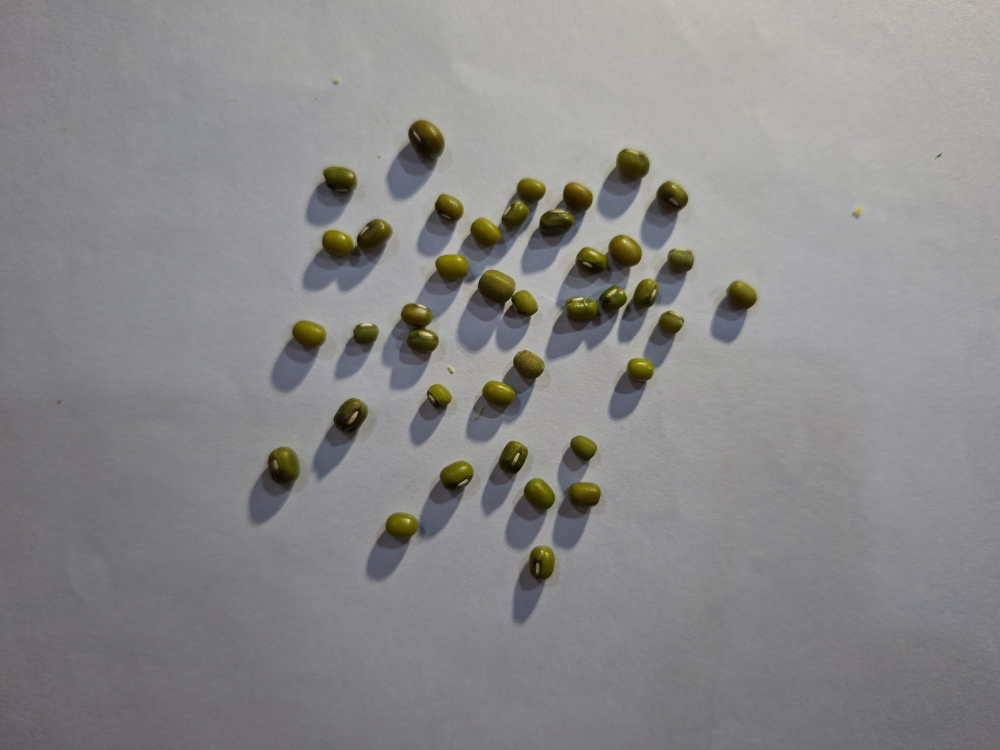
#> input picture dataset/cahaya/cahaya_01.jpg, 4000 x 3000 px (shown at 1/4 size)
$ python -i pipeline.py   (imports and definitions only)
#> lines starting #> are read from the running program, lines starting #| are printed output that depends on the picture; after the words box and inside, x2 and y2 are one past the last pixel; in counts of white or black regions, pixels touching at a corner belong together
"""Pipeline penghitung butir kacang hijau (Tema 7).

Fungsi-fungsi di modul ini adalah versi yang dipakai ulang oleh aplikasi
Streamlit. Logikanya sama dengan notebook UTS_Kelompok07.ipynb:

    resize -> grayscale -> normalisasi cahaya -> median blur -> Otsu
    -> morfologi -> kontur -> minAreaRect -> klasifikasi luas.

Tidak ada model deep learning. Klasifikasi utuh/patah memakai ambang luas
yang dikalibrasi dari kondisi foto ideal:

    ambang = 0.65 x median luas butir pada 11 foto ideal
           = 0.65 x 407.5 px^2
           = 264.875 px^2
"""

from __future__ import annotations

import time
from pathlib import Path

import cv2
import numpy as np

IMG_EXTS = {".jpg", ".jpeg", ".png", ".bmp", ".webp"}

# Nilai kalibrasi dari notebook (sel "Kalibrasi ambang klasifikasi").
AREA_REFERENCE = 407.5
CALIB_FACTOR = 0.65
DEFAULT_THRESHOLD = CALIB_FACTOR * AREA_REFERENCE

PARAMS = {
    "resize_max": 1000,          # sisi terpanjang citra (aturan: 800-1200 px)
    "illum_norm": True,          # normalisasi pencahayaan sebelum threshold
    "illum_sigma": 25,           # sigma blur besar untuk normalisasi cahaya
    "blur_method": "median",     # "median" | "gaussian" | "none"
    "ksize": 5,                  # ukuran kernel blur (harus ganjil)
    "threshold_method": "otsu",  # "otsu" | "adaptive"
    "adaptive_block": 51,        # blockSize adaptive (ganjil, > 1)
    "adaptive_C": 7,             # konstanta C adaptive threshold
    "invert": "auto",            # "auto" | True | False
    "jenis_butir": "kacang ijo", # dipakai fallback auto_invert, sama seperti notebook
    "min_area": 40,              # luas minimum kontur (px^2) setelah resize
    "max_area_ratio": 0.10,      # kontur > 10% luas citra diabaikan
    "classify_by": "area",       # "area" | "length" (pemisahan utuh/patah)
    "calib_factor": CALIB_FACTOR,
    "area_reference": AREA_REFERENCE,
    "split_min_ratio": None,     # pengaman k-means bila tanpa kalibrasi
    "min_cluster_frac": 0.08,    # tiap klaster minimal 8% objek
    "manual_threshold": DEFAULT_THRESHOLD,
}


# [11 lines left out: function imread_unicode, not called in this run]


def resize_longest(img: np.ndarray, target: int = 1000) -> np.ndarray:
    """Perkecil citra agar sisi terpanjang <= target (tidak memperbesar)."""
    h, w = img.shape[:2]
    scale = float(target) / float(max(h, w))
    if scale < 1.0:
        img = cv2.resize(
            img,
            (int(round(w * scale)), int(round(h * scale))),
            interpolation=cv2.INTER_AREA,
        )
    return img


def apply_blur(gray: np.ndarray, method: str = "median", ksize: int = 5) -> np.ndarray:
    """Blur untuk menekan noise sebelum thresholding."""
    k = int(ksize)
    if k % 2 == 0:
        k += 1
    if method == "median":
        return cv2.medianBlur(gray, k)
    if method == "gaussian":
        return cv2.GaussianBlur(gray, (k, k), 0)
    if method == "none":
        return gray.copy()
    raise ValueError(f"blur_method tidak dikenal: {method}")


def apply_illum_norm(gray: np.ndarray, sigma: float = 25, target: int = 180) -> np.ndarray:
    """Normalisasi pencahayaan (flat-field).

    Citra dibagi dengan versi blur besar sehingga gradien cahaya/bayangan
    yang landai ikut terhapus dan Otsu tetap dapat memisahkan butir dari
    latar walau cahaya tidak merata.
    """
    bg = cv2.GaussianBlur(gray.astype(np.float32), (0, 0), sigmaX=float(sigma))
    bg = np.maximum(bg, 1.0)
    norm = gray.astype(np.float32) / bg
    norm = np.clip(norm * float(target), 0, 255).astype(np.uint8)
    return norm


def auto_invert(mask: np.ndarray, jenis_butir: str = "kacang ijo") -> bool:
    """True jika kelas putih pada mask justru latar.

    Butir selalu minoritas piksel, jadi jika kelas putih menutupi > 55%
    citra, putih adalah latar dan mask harus di-invert. Aturan tepi citra
    tidak dipakai karena vignetting pencahayaan HP membuat tepi citra gelap
    walau latar terang.
    """
    white_ratio = float((mask > 0).mean())
    if white_ratio >= 0.55:
        return True
    if white_ratio <= 0.45:
        return False
    return str(jenis_butir).lower() in (
        "kopi",
        "kacang",
        "kacang hijau",
        "kacang tanah",
    )


def segment(
    gray: np.ndarray,
    method: str = "otsu",
    adaptive_block: int = 51,
    adaptive_C: int = 7,
    invert: str | bool = "auto",
    morph: bool = True,
    jenis_butir: str = "kacang ijo",
) -> np.ndarray:
    """Segmentasi butir (foreground putih) menjadi mask biner 0/255."""
    if method == "otsu":
        _, mask = cv2.threshold(
            gray, 0, 255, cv2.THRESH_BINARY + cv2.THRESH_OTSU
        )
    elif method == "adaptive":
        block = int(adaptive_block)
        if block % 2 == 0:
            block += 1
        block = max(3, block)
        mask = cv2.adaptiveThreshold(
            gray,
            255,
            cv2.ADAPTIVE_THRESH_GAUSSIAN_C,
            cv2.THRESH_BINARY,
            block,
            float(adaptive_C),
        )
    else:
        raise ValueError(f"threshold_method tidak dikenal: {method}")

    if invert == "auto":
        if auto_invert(mask, jenis_butir):
            mask = cv2.bitwise_not(mask)
    elif bool(invert):
        mask = cv2.bitwise_not(mask)

    if morph:
        kernel = np.ones((3, 3), np.uint8)
        mask = cv2.morphologyEx(mask, cv2.MORPH_OPEN, kernel, iterations=1)
        mask = cv2.morphologyEx(mask, cv2.MORPH_CLOSE, kernel, iterations=1)
    return mask


def extract_objects(
    mask: np.ndarray,
    min_area: float = 40,
    max_area_ratio: float = 0.05,
) -> list[dict]:
    """Cari kontur butir dan hitung fiturnya.

    Fitur: luas (contourArea), panjang & lebar (minAreaRect), solidity.
    """
    contours, _ = cv2.findContours(
        mask, cv2.RETR_EXTERNAL, cv2.CHAIN_APPROX_SIMPLE
    )
    h, w = mask.shape[:2]
    max_area = max_area_ratio * h * w
    objects = []

    for contour in contours:
        area = float(cv2.contourArea(contour))
        if area < min_area or area > max_area:
            continue

        rect = cv2.minAreaRect(contour)          # ((cx, cy), (w, h), angle)
        rw, rh = rect[1]
        if rw <= 0 or rh <= 0:
            continue

        length = float(max(rw, rh))
        width = float(min(rw, rh))
        hull_area = float(cv2.contourArea(cv2.convexHull(contour)))
        solidity = area / hull_area if hull_area > 0 else 0.0
        x, y, bw, bh = cv2.boundingRect(contour)

        objects.append(
            {
                "contour": contour,
                "area": area,
                "length": length,
                "width": width,
                "aspect": length / max(width, 1e-6),
                "solidity": solidity,
                "rect": rect,
                "bbox": (x, y, bw, bh),
                "center": (int(rect[0][0]), int(rect[0][1])),
            }
        )

    return objects


# [17 lines left out: function _kmeans_1d, not called in this run]


def classify_objects(
    objects: list[dict],
    by: str = "area",
    manual_threshold: float | None = None,
    split_min_ratio: float | None = None,
    min_cluster_frac: float = 0.08,
) -> tuple[float | None, dict]:
    """Pisahkan butir utuh vs patah.

    Utama: jika manual_threshold diisi (hasil kalibrasi dari kondisi ideal),
    klasifikasi hanya membandingkan luas/panjang objek dengan ambang tetap.

    Fallback: bila tanpa kalibrasi, dipakai 2 klaster k-means pada log(luas)
    atau log(panjang); klaster bernilai lebih besar = butir utuh.
    """
    if not objects:
        return None, {"split": False, "reason": "tidak ada objek", "ratio": None}

    if by == "area":
        values = np.array([o["area"] for o in objects], dtype=np.float64)
        auto_ratio = 1.6
    elif by == "length":
        values = np.array([o["length"] for o in objects], dtype=np.float64)
        auto_ratio = 1.25
    else:
        raise ValueError("classify_by harus 'area' atau 'length'")

    if manual_threshold is not None:
        threshold = float(manual_threshold)
        for obj, value in zip(objects, values):
            obj["whole"] = bool(value >= threshold)
        return threshold, {
            "split": True,
            "reason": "ambang kalibrasi",
            "ratio": None,
        }

    if len(values) < 4 or np.isclose(values.min(), values.max()):
        for obj in objects:
            obj["whole"] = True
        return None, {
            "split": False,
            "reason": "objek terlalu sedikit/seragam",
            "ratio": None,
        }

    logv = np.log1p(values)
    centers, labels = _kmeans_1d(logv)
    low = float(min(centers))
    high = float(max(centers))
    ratio = float(np.expm1(high) / max(np.expm1(low), 1e-6))
    frac_low = float(np.mean(labels == int(np.argmin(centers))))
    min_ratio = float(split_min_ratio) if split_min_ratio is not None else auto_ratio

    if ratio < min_ratio or not (min_cluster_frac <= frac_low <= 1 - min_cluster_frac):
        for obj in objects:
            obj["whole"] = True
        return None, {
            "split": False,
            "reason": f"rasio {ratio:.2f} < {min_ratio:.2f} / klaster tidak seimbang",
            "ratio": ratio,
        }

    threshold = float(np.expm1((low + high) / 2.0))
    for obj, value in zip(objects, values):
        obj["whole"] = bool(value >= threshold)
    return threshold, {
        "split": True,
        "reason": "k-means 2 klaster",
        "ratio": ratio,
    }


def draw_results(
    img: np.ndarray,
    objects: list[dict],
    threshold: float | None = None,
    by: str = "area",
) -> np.ndarray:
    """Gambar kotak minAreaRect + ringkasan jumlah pada citra."""
    out = img.copy()
    n_whole = sum(1 for obj in objects if obj["whole"])
    n_broken = len(objects) - n_whole

    for obj in objects:
        color = (60, 200, 60) if obj["whole"] else (40, 40, 220)  # BGR
        box = cv2.boxPoints(obj["rect"])
        cv2.drawContours(out, [np.round(box).astype(np.int32)], 0, color, 2)
        cv2.circle(out, obj["center"], 2, color, -1)

    text = f"Total: {len(objects)} | Utuh: {n_whole} | Patah: {n_broken}"
    cv2.putText(
        out,
        text,
        (12, 34),
        cv2.FONT_HERSHEY_SIMPLEX,
        0.9,
        (255, 255, 255),
        4,
        cv2.LINE_AA,
    )
    cv2.putText(
        out,
        text,
        (12, 34),
        cv2.FONT_HERSHEY_SIMPLEX,
        0.9,
        (20, 20, 20),
        1,
        cv2.LINE_AA,
    )

    if threshold is not None:
        label = f"ambang {by}: {threshold:.1f}"
        y = out.shape[0] - 14
        cv2.putText(
            out,
            label,
            (12, y),
            cv2.FONT_HERSHEY_SIMPLEX,
            0.55,
            (255, 255, 255),
            3,
            cv2.LINE_AA,
        )
        cv2.putText(
            out,
            label,
            (12, y),
            cv2.FONT_HERSHEY_SIMPLEX,
            0.55,
            (20, 20, 20),
            1,
            cv2.LINE_AA,
        )
    return out


def run_pipeline_image(
    image: np.ndarray,
    params: dict | None = None,
    verbose: bool = False,
    name: str = "gambar",
) -> dict:
    """Jalankan seluruh pipeline pada array citra BGR."""
    if image is None or getattr(image, "size", 0) == 0:
        raise ValueError("Citra kosong atau tidak terbaca.")

    if image.ndim == 2:
        image = cv2.cvtColor(image, cv2.COLOR_GRAY2BGR)
    elif image.ndim == 3 and image.shape[2] == 4:
        image = cv2.cvtColor(image, cv2.COLOR_BGRA2BGR)

    p = dict(PARAMS)
    if params:
        p.update(params)

    t0 = time.perf_counter()
    original_shape = image.shape[:2]
    working = resize_longest(image.copy(), p["resize_max"])
    gray = cv2.cvtColor(working, cv2.COLOR_BGR2GRAY)
    norm = (
        apply_illum_norm(gray, p["illum_sigma"])
        if p.get("illum_norm", True)
        else gray
    )
    blur = apply_blur(norm, p["blur_method"], p["ksize"])
    mask = segment(
        blur,
        p["threshold_method"],
        p["adaptive_block"],
        p["adaptive_C"],
        p["invert"],
        jenis_butir=p.get("jenis_butir", "kacang ijo"),
    )
    objects = extract_objects(mask, p["min_area"], p["max_area_ratio"])
    threshold, info = classify_objects(
        objects,
        p["classify_by"],
        p["manual_threshold"],
        p["split_min_ratio"],
        p["min_cluster_frac"],
    )
    annotated = draw_results(working, objects, threshold, p["classify_by"])
    elapsed_ms = (time.perf_counter() - t0) * 1000.0
    n_whole = sum(1 for obj in objects if obj["whole"])

    if verbose:
        print(
            f"{name}: total={len(objects)}, utuh={n_whole}, "
            f"patah={len(objects) - n_whole}, waktu={elapsed_ms:.1f} ms"
        )

    return {
        "file": name,
        "path": None,
        "image": working,
        "gray": gray,
        "norm": norm,
        "blur": blur,
        "mask": mask,
        "objects": objects,
        "annotated": annotated,
        "threshold": threshold,
        "info": info,
        "total": len(objects),
        "whole": n_whole,
        "broken": len(objects) - n_whole,
        "elapsed_ms": elapsed_ms,
        "original_shape": original_shape,
        "processed_shape": working.shape[:2],
        "params": p,
    }


# [18 lines left out: function run_pipeline, not called in this run]

>>> import cv2
>>> picture = cv2.imread('dataset/cahaya/cahaya_01.jpg')
#> picture is the input picture: shape (3000, 4000, 3); mean B, G, R 137.3, 137.3, 138.1
>>> result = run_pipeline_image(picture)
#> in apply_illum_norm, `bg = cv2.GaussianBlur(gray.astype(np.float32), (0, 0), sigmaX=float(si..`:
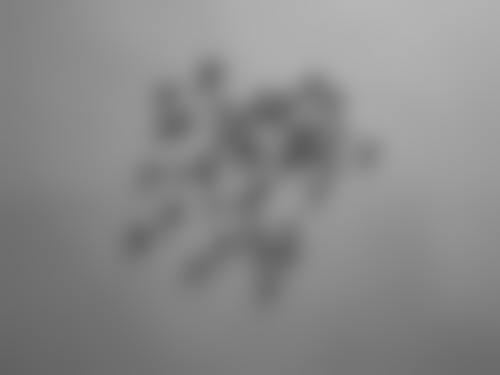
#> bg: shape (750, 1000) float32 (shown at 1/2 size); min 92.21, max 182.8, mean 137.5
#> in apply_illum_norm, `norm = gray.astype(np.float32) / bg`:
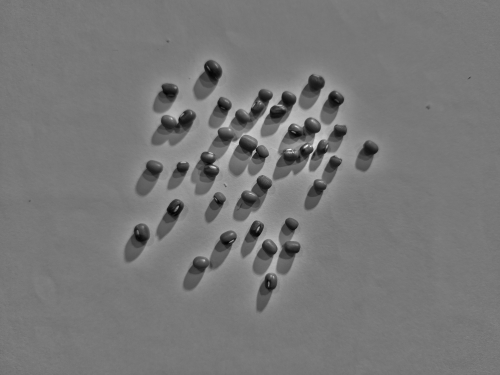
#> norm: shape (750, 1000) float32 (shown at 1/2 size); min 0.0433, max 2.07, mean 0.997; drawn with min black and max white
#> in apply_illum_norm, `norm = np.clip(norm * float(target), 0, 255).astype(np.uint8)`:
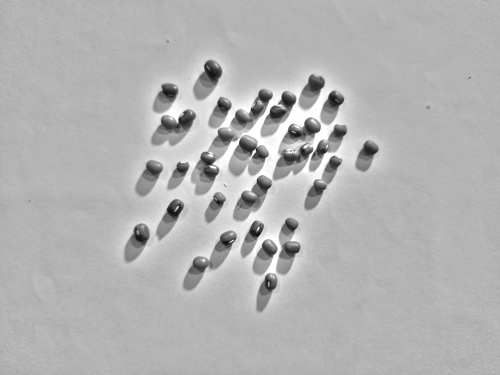
#> norm: shape (750, 1000) (shown at 1/2 size); min 7, max 255, mean 178.9
#> in segment, `_, mask = cv2.threshold( gray, 0, 255, cv2.THRESH_BINARY + cv2.THRESH_..`:
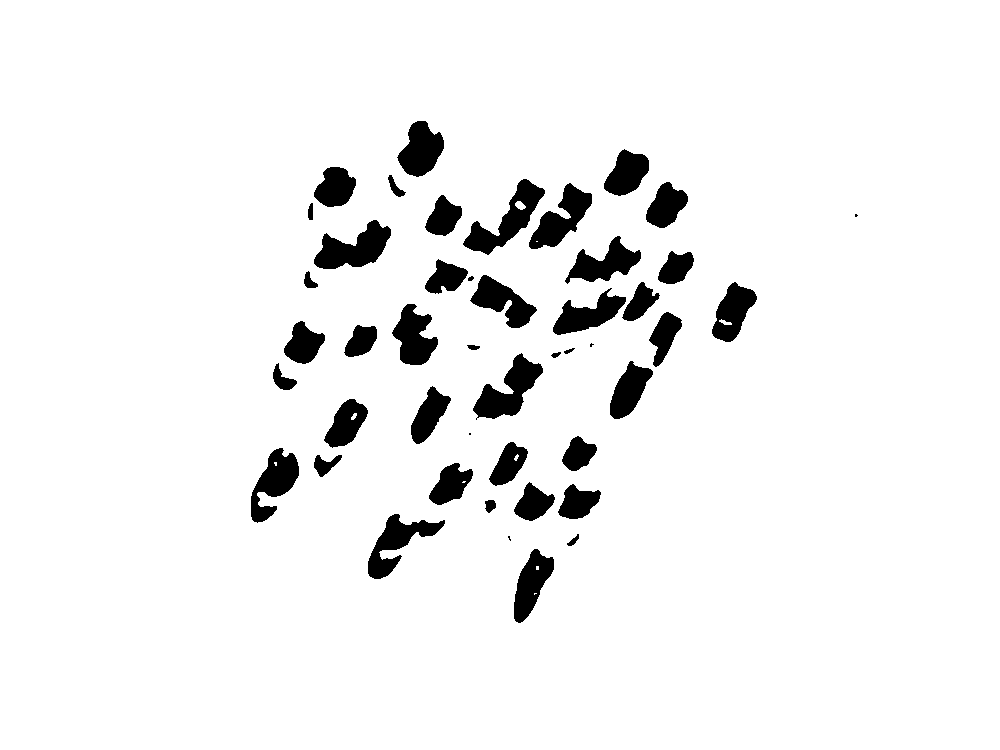
#> mask: shape (750, 1000); 94.3% white; 46 black regions (4 under 20 px), largest, box (x1, y1, x2, y2) and area: (463, 179, 545, 255) 2110, (314, 220, 391, 269) 2077, (473, 353, 543, 420) 2071
#> in auto_invert, `white_ratio = float((mask > 0).mean())`: white_ratio = 0.943
#> in extract_objects, `contours, _ = cv2.findContours( mask, cv2.RETR_EXTERNAL, cv2.CHAIN_APP..`: contours = 41 contours, 1 with area under 20; largest, box (x1, y1, x2, y2) and area: (464, 179, 545, 254) 2054, (314, 220, 391, 269) 1972, (473, 354, 543, 419) 1959, (529, 184, 592, 249) 1755, (368, 514, 445, 579) 1709
#> the loop in extract_objects, `for contour in contours:` made 41 passes
#> (area, rect, rw, rh, length, width, hull_area, solidity) on passes 1 to 4: (1525, ((528.5, 586.1), (73.46, 27.55), -62.1), 73.46, 27.55, 73.46, 27.55, 1651.5, 0.923), (41.5, ((573.3, 540.8), (13.44, 4.24), -45), 13.44, 4.24, 13.44, 4.24, 44.5, 0.933), (1709, ((397.5, 537.7), (92.02, 42.49), -41.1), 92.02, 42.49, 92.02, 42.49, 2589.5, 0.66), (85.5, ((490, 505.5), (11, 10), -90), 11, 10, 11, 10, 91.5, 0.934)
#> after the loop in extract_objects, `for contour in contours:`: objects = 38 items
#> in classify_objects, `values = np.array([o["area"] for o in objects], dtype=np.float64)`: values = 38 values, max 2054 at index 33, min 41.5 at index 1, mean 1055.8
#> the loop in classify_objects, `for obj, value in zip(objects, values):` made 38 passes
#> value on passes 1 to 8: 1525, 41.5, 1709, 85.5, 880.5, 868.5, 1018, 273
#> in run_pipeline_image, `threshold, info = classify_objects( objects, p["classify_by"], p["manu..`: threshold = 264.9; info = 3 items
#> in draw_results, `n_whole = sum(1 for obj in objects if obj["whole"])`: n_whole = 32
#> in draw_results, `n_broken = len(objects) - n_whole`: n_broken = 6
#> the loop in draw_results, `for obj in objects:` made 38 passes
#> color on passes 1, 3, 5, 6, 10, 12, 15, 18: (60, 200, 60), (60, 200, 60), (60, 200, 60), (60, 200, 60), (60, 200, 60), (60, 200, 60), (60, 200, 60), (60, 200, 60)
#> after the loop in draw_results, `for obj in objects:`:
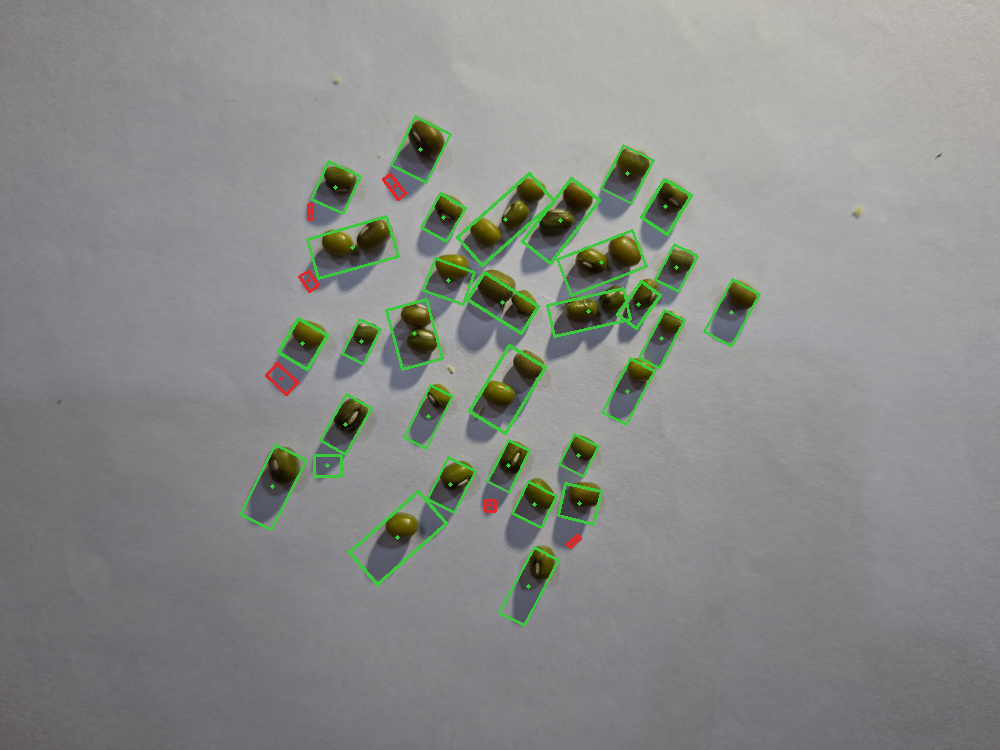
#> out: shape (750, 1000, 3); mean of channels 0, 1, 2 136.1, 138.9, 136.9; drawn as B, G, R
#> in draw_results, `text = f"Total: {len(objects)} | Utuh: {n_whole} | Patah: {n_broken}"`: text = 'Total: 38 | Utuh: 32 | Patah: 6'
#> in draw_results, `label = f"ambang {by}: {threshold:.1f}"`: label = 'ambang area: 264.9'
#> in draw_results, `cv2.putText( out, label, (12, y), cv2.FONT_HERSHEY_SIMPLEX, 0.55, (20,..`:
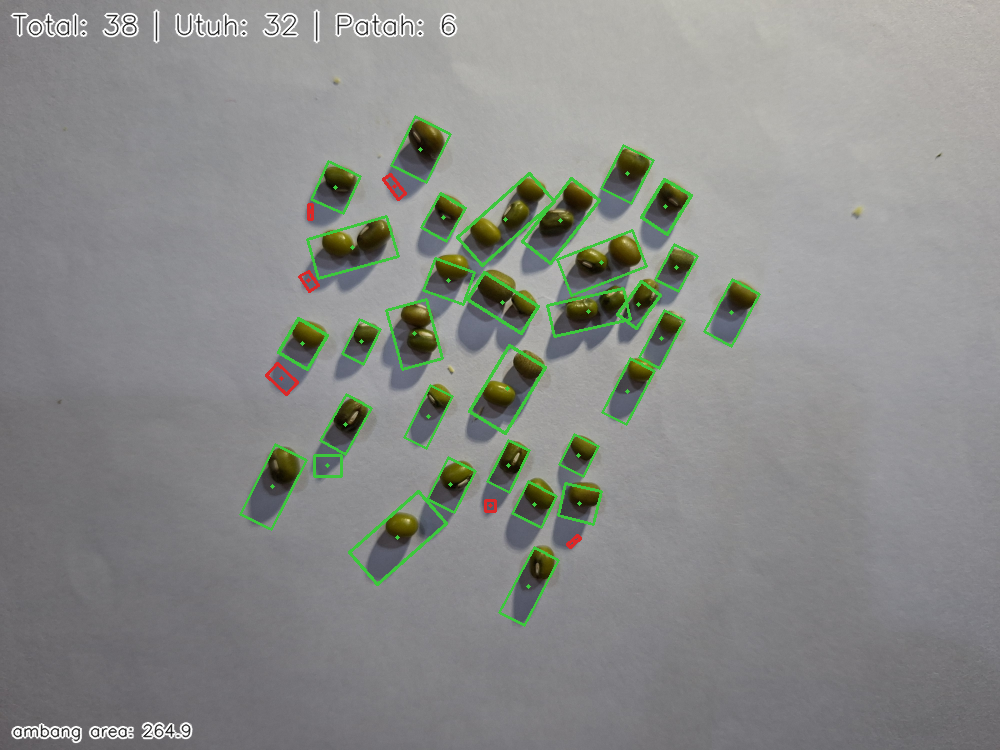
#> out: shape (750, 1000, 3); mean of channels 0, 1, 2 136.6, 139.4, 137.5; drawn as B, G, R
#> in run_pipeline_image, `n_whole = sum(1 for obj in objects if obj["whole"])`: n_whole = 32
#> result = 18 items
